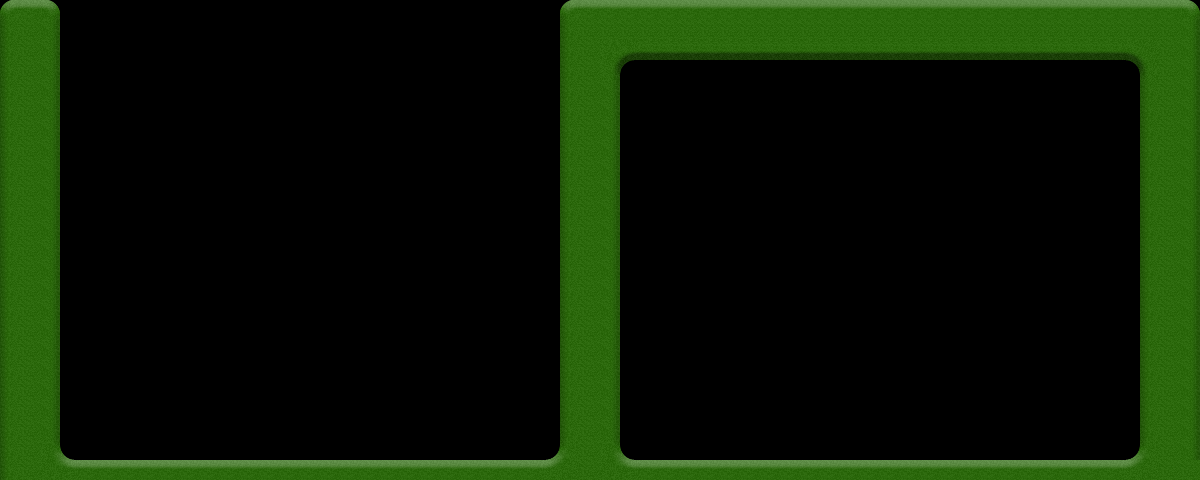

Below is a game level as drawn by its tile map, then a one-line description and the .tmx that defines it (tile-layer data replaced by summaries):
An orthogonal 60x24 tile map with 20x20 px tiles, 1 tile layer (Tile Layer 1), 2 tilesets and 12 objects (2x Waypoint, 2x Teleport, goal, ball).

<map version="1.0" orientation="orthogonal" width="60" height="24" tilewidth="20" tileheight="20">
 <tileset firstgid="1" name="Grass" tilewidth="20" tileheight="20">
  <image source="gfx/Grass.png" width="80" height="160" />
 </tileset>
 <tileset firstgid="33" name="Goals" tilewidth="20" tileheight="20">
  <image source="gfx/Goals.png" width="60" height="60" />
 </tileset>
 <layer name="Tile Layer 1" width="60" height="24">
  <data>[1440 cells, 351 non-empty, 23 distinct tile ids]</data>
 </layer>
 <objectgroup name="Walls" width="60" height="24">
  <properties>
   <property name="type" value="wall" />
  </properties>
  <object x="3" y="460" width="1197" height="14" />
  <object x="1035" y="472" height="1" />
  <object x="563" y="3" width="55" height="464" />
  <object x="1142" y="3" width="55" height="464" />
  <object x="4" y="1" width="55" height="464" />
  <object x="621" y="-1" width="518" height="63" />
 </objectgroup>
 <objectgroup color="#00ff7f" name="Elements" width="60" height="24">
  <object name="goal" x="661" y="387" width="32" height="52">
   <properties>
    <property name="direction" value="right" />
    <property name="type" value="goal" />
   </properties>
  </object>
  <object name="ball" x="104" y="384" width="29" height="27">
   <properties>
    <property name="type" value="ball" />
   </properties>
  </object>
  <object name="Waypoint" x="840" y="232">
   <properties>
    <property name="type" value="waypoint" />
   </properties>
  </object>
  <object name="Waypoint" x="531" y="221">
   <properties>
    <property name="type" value="waypoint" />
   </properties>
  </object>
  <object name="Teleport" x="101" y="138">
   <properties>
    <property name="name" value="target1" />
    <property name="target" value="target2" />
    <property name="type" value="teleport" />
   </properties>
  </object>
  <object name="Teleport" x="1050" y="149">
   <properties>
    <property name="name" value="target2" />
    <property name="type" value="teleport" />
   </properties>
  </object>
 </objectgroup>
 <objectgroup color="#ff007f" name="Objects" width="60" height="24">
  <properties>
   <property name="type" value="object" />
  </properties>
 </objectgroup>
</map>
